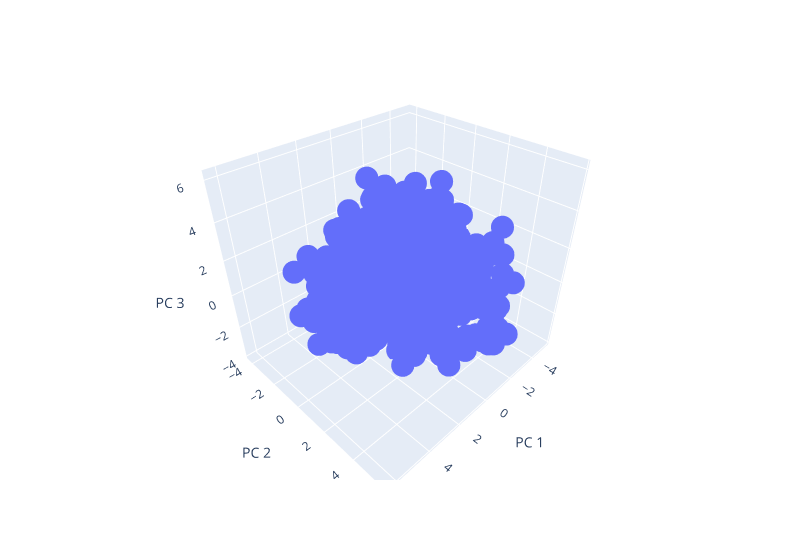

The notebook cell this image was saved under:
### Code cell
# Creating a 3D-Scatter with the PCA data and the clusters
scatter = px.scatter_3d(
    clustered_df,
    x="PC 1",
    y="PC 2",
    z="PC 3",
    width=800,
)
scatter.update_layout(legend=dict(x=0, y=1))
scatter.show()

### Figure 1 — Plotly figure (JSON) as saved in the notebook; plotly's stock layout.template omitted (floating-point values rounded to 4 significant figures; data arrays with more than 128 entries replaced by an {"elided": "..."} marker saying what was removed)
{"data": [{"hovertemplate": "PC 1=%{x}<br>PC 2=%{y}<br>PC 3=%{z}<extra></extra>", "legendgroup": "", "marker": {"color": "#636efa", "symbol": "circle"}, "mode": "markers", "name": "", "scene": "scene", "showlegend": false, "type": "scatter3d", "x": {"elided": "721 float values"}, "y": {"elided": "721 float values"}, "z": {"elided": "721 float values"}}], "layout": {"legend": {"tracegroupgap": 0, "x": 0, "y": 1}, "margin": {"t": 60}, "scene": {"domain": {"x": [0, 1], "y": [0, 1]}, "xaxis": {"title": {"text": "PC 1"}}, "yaxis": {"title": {"text": "PC 2"}}, "zaxis": {"title": {"text": "PC 3"}}}, "width": 800}}
